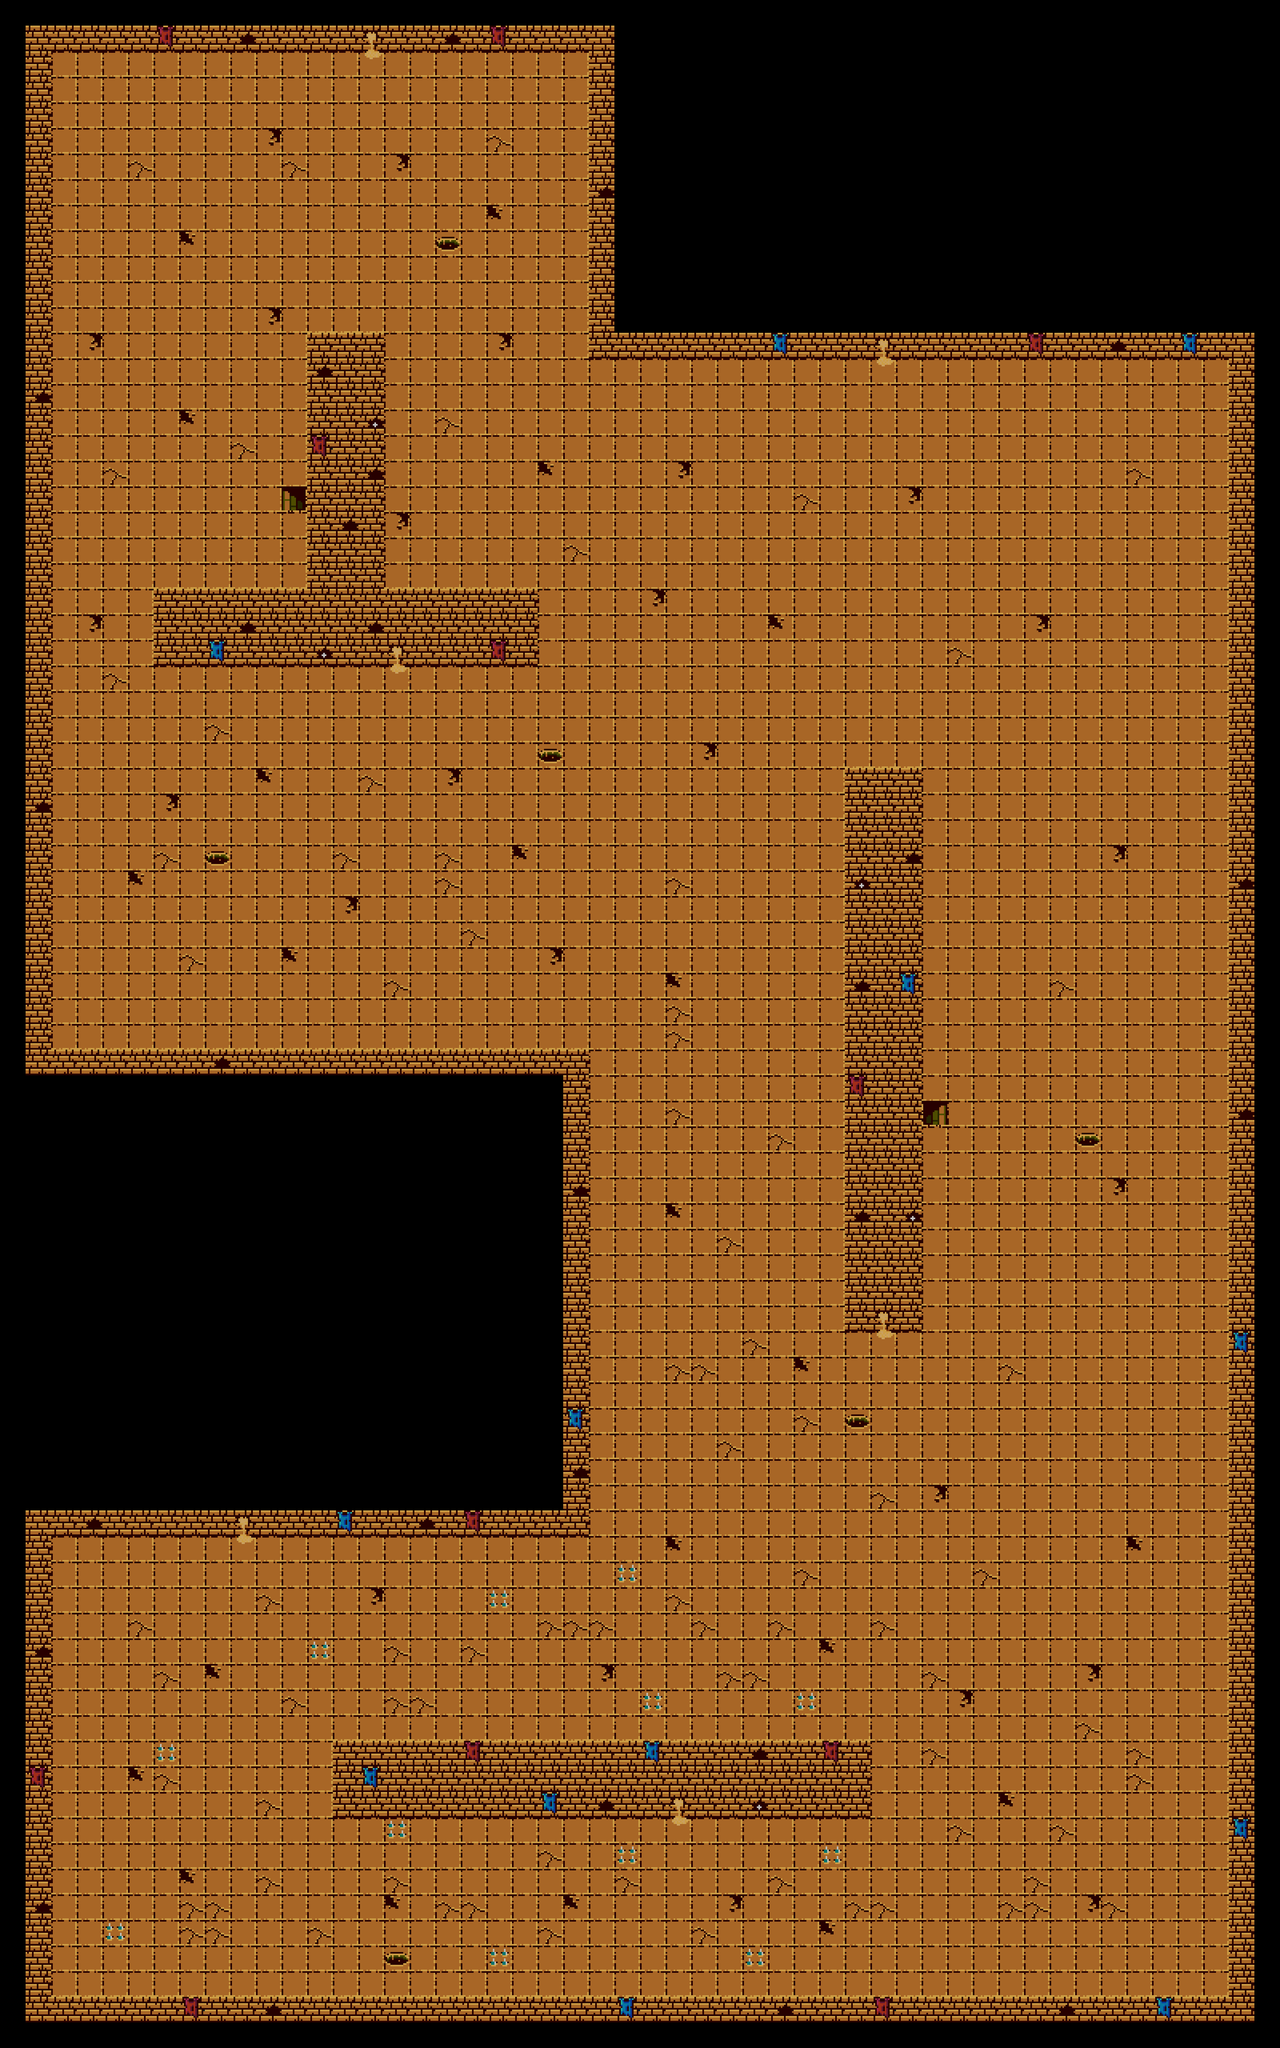

A 2D game scene composited from a Tiled map and its tileset images. What follows is a short description and the map's XML, with each tile layer's data collapsed to a summary:
An orthogonal 50x80 tile map with 64x64 px tiles, 1 tile layer (terrain), 2 tilesets and 354 objects (40x Coin, 20x Crystal, 16x Book, 16x Armor, 15x Enemy, ...).

<map version="1.10" tiledversion="1.11.0" orientation="orthogonal" renderorder="right-down" width="50" height="80" tilewidth="64" tileheight="64" infinite="0" nextlayerid="6" nextobjectid="384">
 <tileset firstgid="1" name="tiles" tilewidth="64" tileheight="64" tilecount="130" columns="10">
  <image source="tileset5.png" width="640" height="832" />
 </tileset>
 <tileset firstgid="131" name="objects" tilewidth="64" tileheight="110" tilecount="8" columns="0">
  <grid orientation="orthogonal" width="1" height="1" />
  <tile id="0">
   <image source="pillar5.png" width="48" height="110" />
  </tile>
  <tile id="1">
   <image source="skull1.png" width="64" height="64" />
  </tile>
  <tile id="2">
   <image source="box_stacked.png" width="64" height="98" />
  </tile>
  <tile id="3">
   <image source="skull.png" width="64" height="64" />
  </tile>
  <tile id="4">
   <image source="bones.png" width="64" height="64" />
  </tile>
  <tile id="5">
   <image source="bone.png" width="64" height="32" />
  </tile>
  <tile id="6">
   <image source="skull2.png" width="64" height="64" />
  </tile>
  <tile id="7">
   <image source="box.png" width="64" height="98" />
  </tile>
 </tileset>
 <layer id="1" name="terrain" width="50" height="80">
  <data>[4000 cells, 3087 non-empty, 15 distinct tile ids]</data>
 </layer>
 <objectgroup id="2" name="objects">
  <object id="53" gid="133" x="1792" y="1600" width="64" height="98" />
  <object id="54" gid="133" x="2048" y="1280" width="64" height="98" />
  <object id="55" gid="133" x="2304" y="1792" width="64" height="98" />
  <object id="56" gid="133" x="2688" y="1280" width="64" height="98" />
  <object id="57" gid="133" x="2816" y="1856" width="64" height="98" />
  <object id="58" gid="133" x="2368" y="1408" width="64" height="98" />
  <object id="59" gid="133" x="1600" y="1280" width="64" height="98" />
  <object id="60" gid="133" x="1664" y="1984" width="64" height="98" />
  <object id="61" gid="131" x="320" y="512" width="48" height="110" />
  <object id="62" gid="131" x="512" y="320" width="48" height="110" />
  <object id="63" gid="131" x="896" y="640" width="48" height="110" />
  <object id="64" gid="131" x="1280" y="320" width="48" height="110" />
  <object id="65" gid="131" x="1280" y="832" width="48" height="110" />
  <object id="66" gid="131" x="384" y="1216" width="48" height="110" />
  <object id="67" gid="131" x="320" y="2112" width="48" height="110" />
  <object id="68" gid="131" x="768" y="1984" width="48" height="110" />
  <object id="69" gid="131" x="960" y="2496" width="48" height="110" />
  <object id="70" gid="131" x="1280" y="2176" width="48" height="110" />
  <object id="71" gid="131" x="1152" y="1856" width="48" height="110" />
  <object id="72" gid="131" x="1600" y="2560" width="48" height="110" />
  <object id="73" gid="131" x="1856" y="2240" width="48" height="110" />
  <object id="74" gid="131" x="1600" y="3264" width="48" height="110" />
  <object id="75" gid="131" x="1920" y="2752" width="48" height="110" />
  <object id="76" gid="131" x="1728" y="3712" width="48" height="110" />
  <object id="77" gid="131" x="2688" y="3584" width="48" height="110" />
  <object id="78" gid="131" x="1856" y="4096" width="48" height="110" />
  <object id="79" gid="131" x="2688" y="4160" width="48" height="110" />
  <object id="80" gid="131" x="2816" y="4608" width="48" height="110" />
  <object id="81" gid="131" x="2304" y="4864" width="48" height="110" />
  <object id="82" gid="131" x="896" y="4160" width="48" height="110" />
  <object id="83" gid="131" x="576" y="4416" width="48" height="110" />
  <object id="84" gid="131" x="832" y="4864" width="48" height="110" />
  <object id="85" gid="131" x="1344" y="4736" width="48" height="110" />
  <object id="86" gid="131" x="256" y="4160" width="48" height="110" />
  <object id="87" gid="131" x="384" y="4800" width="48" height="110" />
  <object id="88" gid="131" x="1408" y="4096" width="48" height="110" />
  <object id="89" gid="131" x="2432" y="3776" width="48" height="110" />
  <object id="90" gid="131" x="2496" y="2624" width="48" height="110" />
  <object id="91" gid="131" x="2816" y="2496" width="48" height="110" />
  <object id="92" gid="131" x="2560" y="3200" width="48" height="110" />
  <object id="93" gid="131" x="2880" y="3328" width="48" height="110" />
  <object id="94" gid="131" x="2240" y="4160" width="48" height="110" />
  <object id="95" gid="138" x="1088" y="576" width="64" height="98" />
  <object id="96" gid="138" x="256" y="1024" width="64" height="98" />
  <object id="97" gid="138" x="576" y="960" width="64" height="98" />
  <object id="99" gid="138" x="512" y="2432" width="64" height="98" />
  <object id="100" gid="138" x="640" y="1856" width="64" height="98" />
  <object id="101" gid="138" x="1024" y="2304" width="64" height="98" />
  <object id="102" gid="138" x="1344" y="2048" width="64" height="98" />
  <object id="103" gid="138" x="1280" y="2496" width="64" height="98" />
  <object id="104" gid="138" x="1856" y="3136" width="64" height="98" />
  <object id="105" gid="138" x="1088" y="4096" width="64" height="98" />
  <object id="106" gid="138" x="448" y="4160" width="64" height="98" />
  <object id="107" gid="138" x="256" y="4608" width="64" height="98" />
  <object id="108" gid="138" x="704" y="4736" width="64" height="98" />
  <object id="109" gid="138" x="1216" y="4800" width="64" height="98" />
  <object id="110" gid="138" x="1920" y="4928" width="64" height="98" />
  <object id="111" gid="138" x="2368" y="4672" width="64" height="98" />
  <object id="112" gid="138" x="2752" y="4928" width="64" height="98" />
  <object id="113" gid="138" x="2560" y="4224" width="64" height="98" />
  <object id="116" gid="133" x="2432" y="3456" width="64" height="98" />
  <object id="117" gid="133" x="2816" y="2752" width="64" height="98" />
  <object id="118" gid="133" x="704" y="4032" width="64" height="98" />
  <object id="119" gid="133" x="1728" y="4736" width="64" height="98" />
 </objectgroup>
 <objectgroup id="3" name="objects non">
  <object id="12" gid="36" x="2048" y="3712" width="64" height="64" />
  <object id="13" gid="46" x="2048" y="3776" width="64" height="64" />
  <object id="14" gid="35" x="2560" y="2112" width="64" height="64" />
  <object id="15" gid="46" x="2560" y="2176" width="64" height="64" />
  <object id="17" gid="34" x="640" y="576" width="64" height="64" />
  <object id="18" gid="44" x="640" y="640" width="64" height="64" />
  <object id="19" gid="19" x="1664" y="896" width="64" height="64" />
  <object id="20" gid="19" x="2368" y="896" width="64" height="64" />
  <object id="21" gid="19" x="1088" y="1600" width="64" height="64" />
  <object id="22" gid="19" x="448" y="1600" width="64" height="64" />
  <object id="23" gid="19" x="768" y="1280" width="64" height="64" />
  <object id="24" gid="19" x="1152" y="2688" width="64" height="64" />
  <object id="25" gid="19" x="768" y="2688" width="64" height="64" />
  <object id="26" gid="19" x="1408" y="3392" width="64" height="64" />
  <object id="27" gid="19" x="2112" y="3200" width="64" height="64" />
  <object id="28" gid="19" x="2112" y="2880" width="64" height="64" />
  <object id="29" gid="19" x="1472" y="4480" width="64" height="64" />
  <object id="30" gid="19" x="1024" y="4480" width="64" height="64" />
  <object id="31" gid="19" x="1216" y="5056" width="64" height="64" />
  <object id="32" gid="19" x="1728" y="5056" width="64" height="64" />
  <object id="33" gid="19" x="2432" y="5056" width="64" height="64" />
  </objectgroup>
 <objectgroup id="4" name="entities">
  <!-- 134 objects omitted --></objectgroup>
 <objectgroup id="5" name="collisions">
  <!-- 11 objects omitted --></objectgroup>
</map>
<!-- 269 of 354 objects omitted -->
